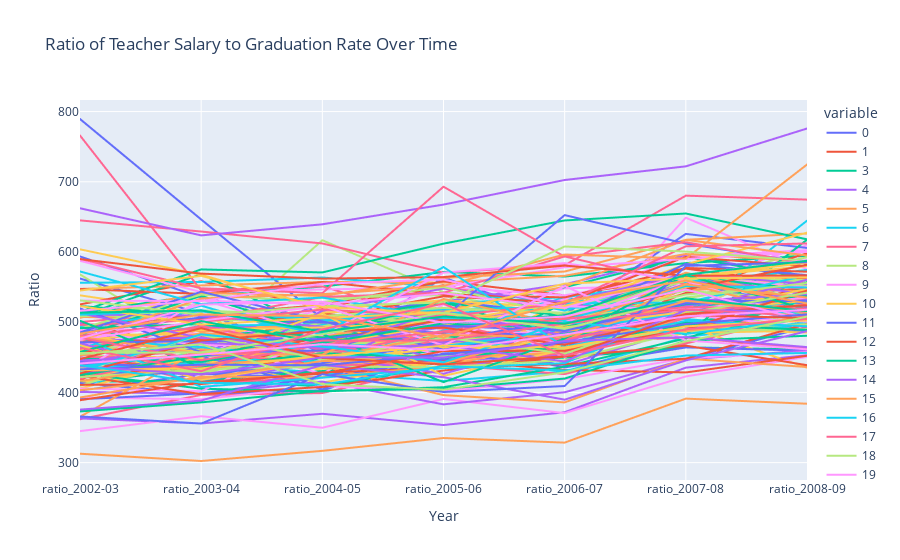

This figure's notebook cell:
### Code cell
# Create a new DataFrame with only the ratio columns
ratio_df = merged_df[[col for col in merged_df.columns if 'ratio_' in col]]

# Transpose the DataFrame for easier plotting
ratio_df = ratio_df.transpose()

# Plot the chart using Plotly Express
fig = px.line(ratio_df, title='Ratio of Teacher Salary to Graduation Rate Over Time')
fig.update_layout(xaxis_title='Year', yaxis_title='Ratio')
fig.show()
